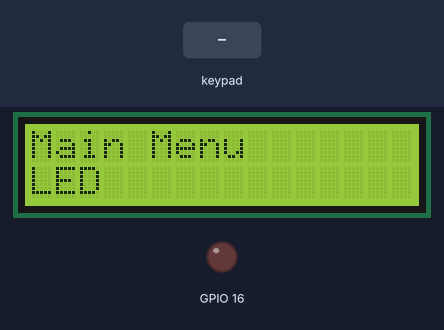
A program run on a simulated ESP32. Parts: 16×2 character LCD, output pins drawn as LEDs (lit = HIGH). The inputs (shaded band) are chosen by the test bench. What the program prints to the serial monitor is not drawn.

Above: at 1.2 s.
1.3 s: key '1' pressed
At 2.5 s:
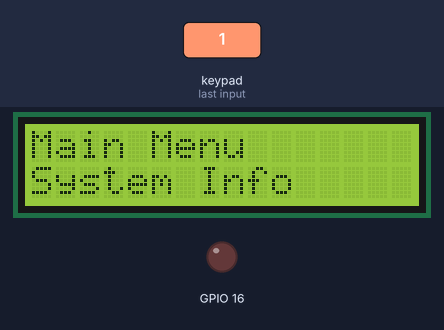
2.8 s: key 'A' pressed
At 4.0 s:
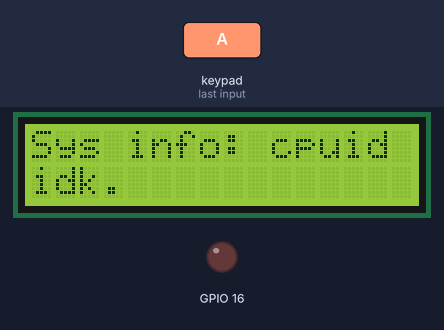
4.3 s: key '2' pressed
At 4.7 s:
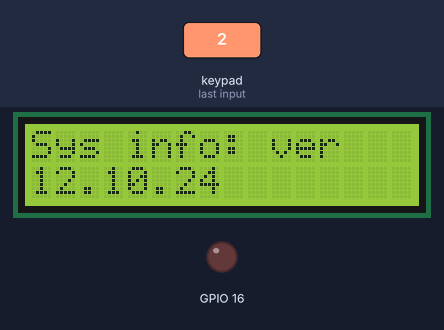
Timing chart, 0 to 7.3 s (numbered marks = the images above; inputs shaded):
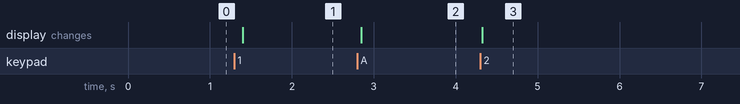

Measured:
- after the input at 1.3 s, the display: changes after 0.10 s (image 1)
- after the input at 2.8 s, the display: changes after 0.05 s (image 2)
- after the input at 4.3 s, the display: changes at once (image 3)

The program:

main.cpp
```cpp
/**
 * ==============================================
 * ||||||||||||||||||||||||||||||||||||||||||||||
 * ||                                          ||
 * ||             INCLUDE SECTION              ||
 * ||                                          ||
 * ||||||||||||||||||||||||||||||||||||||||||||||
 * ==============================================
 */

// include FreeRTOS headers that would be used
#include "freertos/FreeRTOS.h"
#include "freertos/task.h"

// include ESP system related
#include "esp_system.h"

// Include gpio driver
#include <driver/gpio.h>

// Custom Libraries/Headers
#include "external.h"
#include "LiquidCrystal_I2C.h"
#include "Keypad.h"

/**
 * ==============================================
 * |||||||||||||||||||||||||||||||||||||||||||||||
 * ||                                           ||
 * ||           #APP_MAIN / SETUP()#            ||
 * ||                                           ||
 * |||||||||||||||||||||||||||||||||||||||||||||||
 * ==============================================
 */

extern "C" void app_main()
{
    lcd.init();
    lcd.backlight();

    menu_get_size(menu_list, true);

    setup_gpio();

    // ## tasks creation here. Loop..

    if ( xTaskCreate(
        t_kpd_update,
        "keypad task",
        10000,
        NULL,
        0,
        NULL
    ) != pdPASS)
    {
        printf("TASK DIDNT RUN OR A PROBLEM!\n");
    } else {printf("Task kpd_update ran perfectly...\n");}

    if ( xTaskCreate(
        t_lcd_update,
        "LCD task",
        10000,
        NULL,
        0,
        NULL
    ) != pdPASS)
    {
        printf("TASK DIDNT RUN OR A PROBLEM!\n");
    } else {printf("Task lcd_update ran perfectly...\n");}

    if ( xTaskCreate (
        test,
        "test only",
        6000,
        &_task_pass_params,
        0,
        NULL
    ) != pdPASS)
    {
        printf("TASK DIDNT RUN OR A PROBLEM!\n");
    } else {printf("Task test_update ran perfectly...\n");}


    // vTaskStartScheduler(); <- DONT run, was my mistake. as the esp dev stated on the comments or note.
    /**
     * NOTE : In ESP-IDF the scheduler is started automatically during
     * application startup, vTaskStartScheduler() should not be called from
     * ESP-IDF applications.
     */
}
```

external.h
```cpp
/**
 * =====================================================
 * -------             external.h                -------
 * =====================================================
 *
 *  This header is for linking and reduce clutterring
 * in the cpp's source.
 *
 *  This header is important and hardlinked! so adju-
 * sting   and   modifying  this  header  would cause
 * problems.
 *
 *  I ADVICE NOT TO TOUCH THIS FILE UNLESS YOU
 * KNOW WHAT YOURE DOING.
 *
 *  (extern) means that it was declared here but it
 * was initialized somewhere else.  not here.  also
 * this  stops  the  cpp  sources to declare 2 same
 * thing   which   would   cause  compiling  issues
 * and wont clutter the main cpp because extern was
 * used in that cpp source(s).
 *
 * idk what im saying :) - Quinn.
 */

//  ### Include custom libraries ###
#include "LiquidCrystal_I2C.h"
#include "Keypad.h"

//  ### define ###
#define CURR_VERSION "12.10.24      "

/**
 * ==============================================
 * |||||||||||||||||||||||||||||||||||||||||||||||
 * ||                                           ||
 * ||        #Prototypes and Variables#         ||
 * ||   Always on top to stop compiler having   ||
 * ||   compiling Issues.                       ||
 * ||                                           ||
 * |||||||||||||||||||||||||||||||||||||||||||||||
 * ==============================================
 */

extern const char* menu_list[];                         // Menu lists where the lcd will get and print.
extern const int menu_list_size;                        // Menu list size.
extern void menu_get_size(const char** menu_list, bool debug_en);      // Get size of the menu_list
extern LiquidCrystal_I2C lcd;                           // this is defined somewhere else
extern Keypad kpd;                                      // this is defined somewhere else
extern void kpd_update();
extern void t_kpd_update(void *params);
extern void lcd_update();
extern void t_lcd_update(void *params);
extern void run_code_sub_menu();
extern void test(void *params);
extern gpio_config_t led_tog;
extern void setup_gpio();
extern int prevload;
extern bool printed;
extern bool led_prevvalue;
extern int val_prevval;
extern bool val_bool_fr;
extern String cpu_get_string;
extern bool runonlyonce2;
extern int sys_sel;

/**
 * ==============================================
 * |||||||||||||||||||||||||||||||||||||||||||||||
 * ||                                           ||
 * ||               #Structures#                ||
 * ||                                           ||
 * |||||||||||||||||||||||||||||||||||||||||||||||
 * ==============================================
 */

// Structure for kpd to know what or where im pointing at.
// This also is important where i choosed or what.
struct kpd_variable {
    int selected_sub;       // add the pointer to 1 to identify when A was pressed.
    int pointer;            // where the kpd is.
    bool insubmenu;         // Tells if im IN the submenu or nahh..
    bool reset;             // Global reset. kpd_key E
};

extern kpd_variable _kpd_variable; // define values outside.

// Structure for analyzing the menu_list where the main/sub_menu is positioned.
struct menu_list_pos {
    int main_list_pos[5];      // It holds the position in 0 - inf value (Main Menu)
    int sub_list_pos[5];       // It holds the position in 0 - inf value (Sub Menu)
    int main_pos_count;                     // Maximum found (Main Menu)
    int sub_pos_count;                      // Maximum found (Sub Menu)
};

extern menu_list_pos _menu_list_pos; // Define values outside

struct menu_variables {
    bool led_toggle;
    int value;
    // menu_list system info max sub_menu.
    int sys_max_sub_menu;
};

extern menu_variables _menu_variables;

struct reset_verify {
    int done_pass_1;
    int done_pass_2;
    int done_pass_3;
    int done_pass_4;
};

extern reset_verify _reset_verify;

// Structure to combine the struct to pass to params (freertos task)
struct task_pass_params {
    kpd_variable* __kpd_variable;
    menu_list_pos* __menu_list_pos;
    menu_variables* __menu_variables;
    reset_verify* __reset_verify;
};

extern task_pass_params _task_pass_params; // Define values outside for compiler to know it was declared outside.
```

Source omitted: functions.cpp (15025 bytes)
